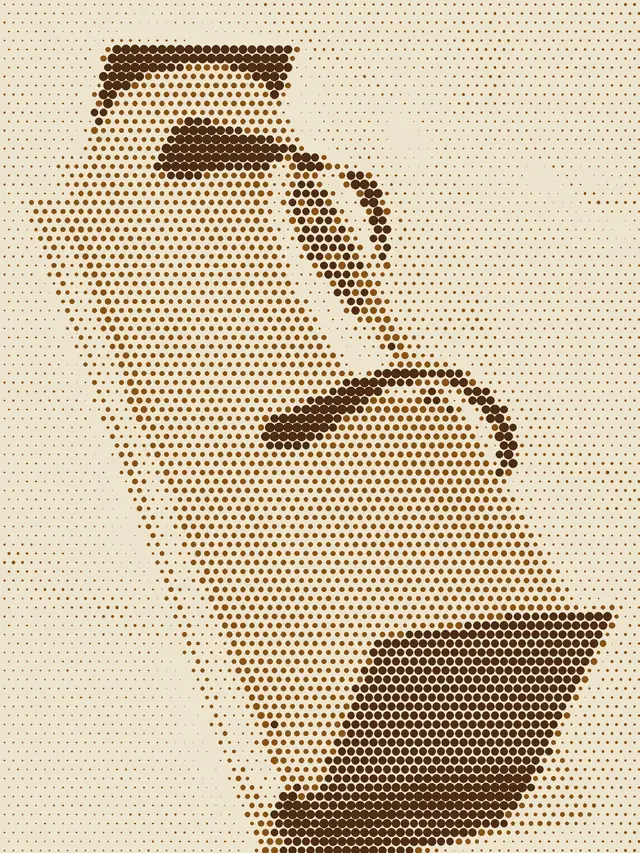
#> input picture c/img/noel1-halftone.webp, 640 x 853 px
$ python -i build_images.py   (imports and definitions only)
#> lines starting #> are read from the running program, lines starting #| are printed output that depends on the picture
#> `og = Image.new("RGB",(1200,630),PAPER); l=Image.open(os.path.join(OUT,..`:
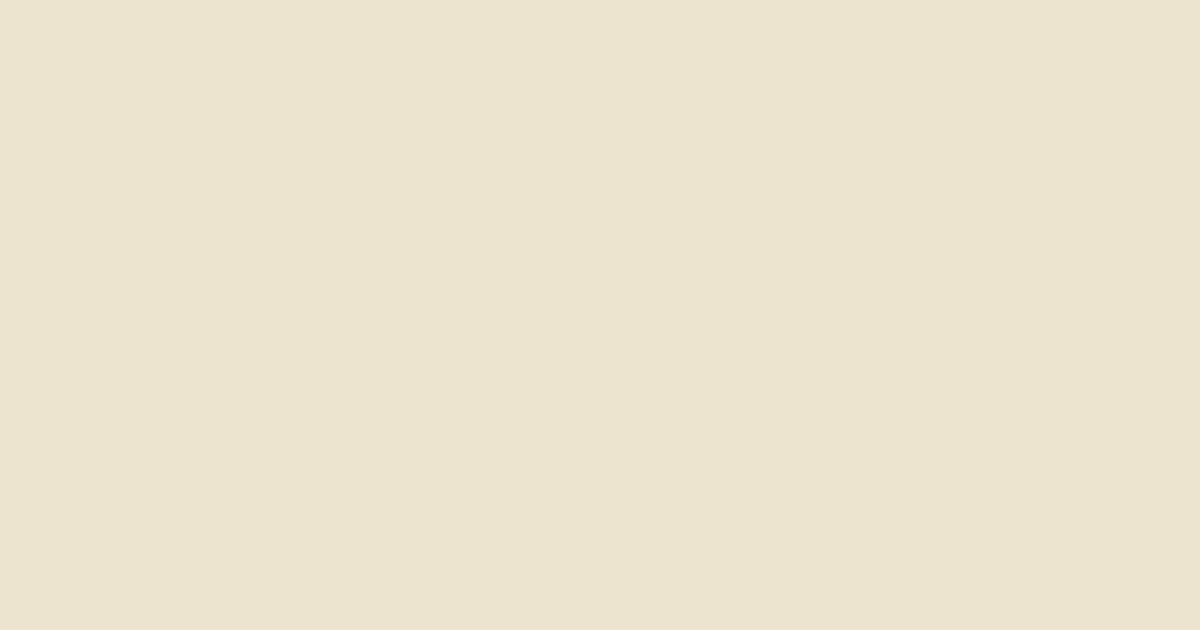
#> og: PIL image 1200x630 RGB; mean R, G, B 237, 228, 207
#> further down, picture is the input picture: PIL image 640x853 RGB; mean R, G, B 209, 192.7, 165.1
"""Genere img/ pour la direction c : polaroids WebP + trames halftone pre-rendues (Pillow)."""
import glob, math, os
from PIL import Image, ImageDraw, ImageOps
A = "g:/Mon Drive/Gestion Sites/clients/sonia/assets/"
OUT = os.path.join(os.path.dirname(os.path.abspath(__file__)), "img")
# [1 line not run here, left out]
def src(p): return Image.open(glob.glob(A + "instagram/" + p + "*.jpg")[0]).convert("RGB")
def crop(im, ratio, cy=0.5):
    w, h = im.size
    if w / h > ratio:
        nw = int(h * ratio); x = (w - nw) // 2; return im.crop((x, 0, x + nw, h))
    nh = int(w / ratio); y = int((h - nh) * cy); return im.crop((0, y, w, y + nh))
def save(im, name, w, q=80):
    h = round(w * im.size[1] / im.size[0]); im = im.resize((w, h), Image.LANCZOS)
    im.save(os.path.join(OUT, name), "WEBP", quality=q, method=6); print(name, im.size)
# hero polaroids (4:5)
# [5 lines not run here, left out]
# Noel
cards = [("noel1","901356557",3/4,.5),("noel2","760124607",4/5,.45),("noel3","719918813",4/5,.45)]
BR, PAPER = (77,44,20), (237,228,207)
def halftone(im, cell=9):
#> called with cell = 9
    g = ImageOps.autocontrast(im.convert("L"), cutoff=2); w, h = g.size
#> after `g = ImageOps.autocontrast(im.convert('L'), cutoff=2)`:
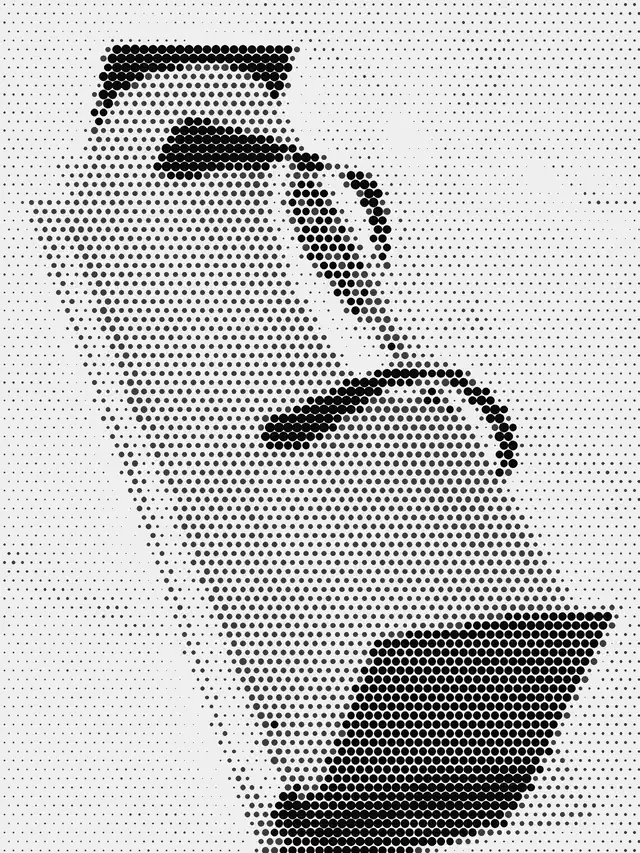
#> g: PIL image 640x853 L; min 0, max 255, mean 195.2
#> after `w, h = g.size`: w = 640; h = 853
    S = 3; big = Image.new("RGB", (w*S, h*S), PAPER); d = ImageDraw.Draw(big)
#> after `big = Image.new('RGB', (w * S, h * S), PAPER)`:
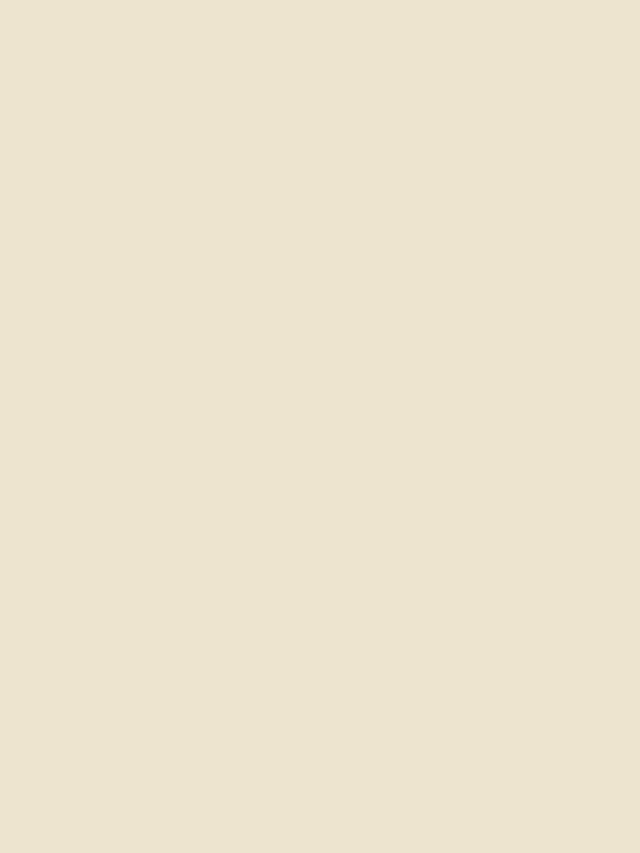
#> big: PIL image 1920x2559 RGB (shown at 1/3 size); mean R, G, B 237, 228, 207
    small = g.resize((w//cell+1, h//cell+1), Image.LANCZOS)
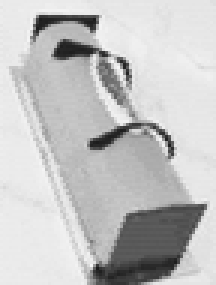
#> small: PIL image 72x95 L (shown 3 times larger); min 26, max 247, mean 195.2
    for j in range(small.size[1]):
        for i in range(small.size[0]):
            v = 1 - small.getpixel((i, j)) / 255
            r = (cell * S / 2) * math.sqrt(v) * 1.05
            if r < 0.6: continue
            cx, cy = (i + .5) * cell * S, (j + .5) * cell * S
            if (j % 2): cx += cell * S / 2
            d.ellipse((cx-r, cy-r, cx+r, cy+r), fill=(138,82,20) if v < .55 else BR)
    return big.resize((w, h), Image.LANCZOS)
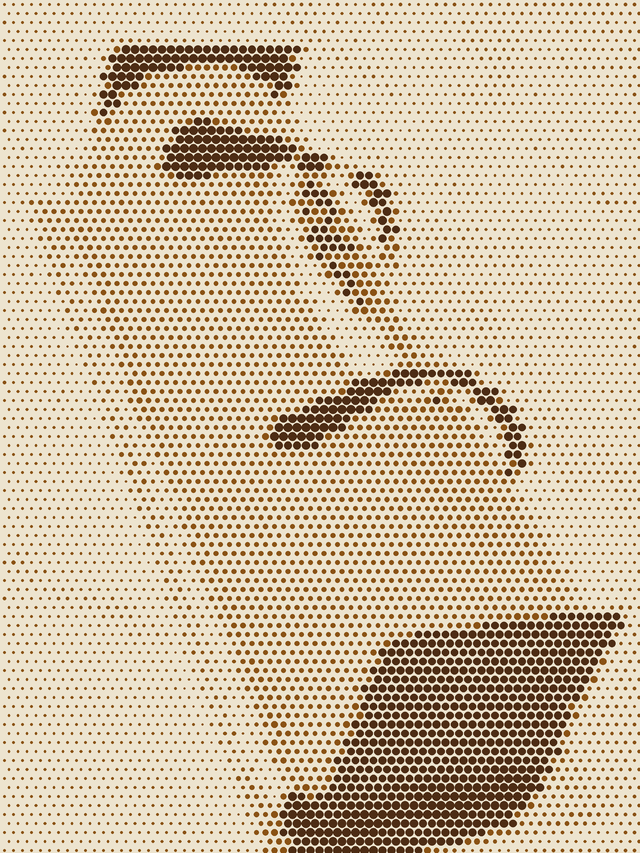
#> returned value: PIL image 640x853 RGB; mean R, G, B 208.9, 191.1, 164
# [11 lines not run here, left out]

>>> from PIL import Image
>>> picture = Image.open('img/noel1-halftone.webp')
>>> result = halftone(picture)

$ run again, on c/img/noel3-halftone.webp
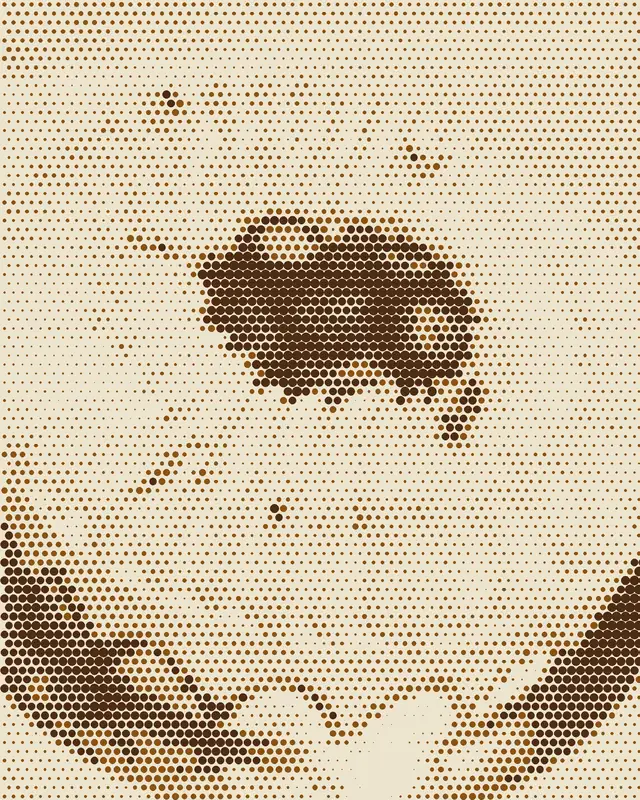
#> input picture c/img/noel3-halftone.webp, 640 x 800 px
#> picture is the input picture: PIL image 640x800 RGB; mean R, G, B 209.3, 193.2, 165.7
#> in halftone, `small = g.resize((w//cell+1, h//cell+1), Image.LANCZOS)`:
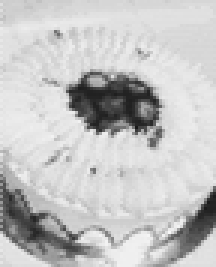
#> small: PIL image 72x89 L (shown 3 times larger); min 25, max 247, mean 195.7
#> in halftone, `return big.resize((w, h), Image.LANCZOS)`:
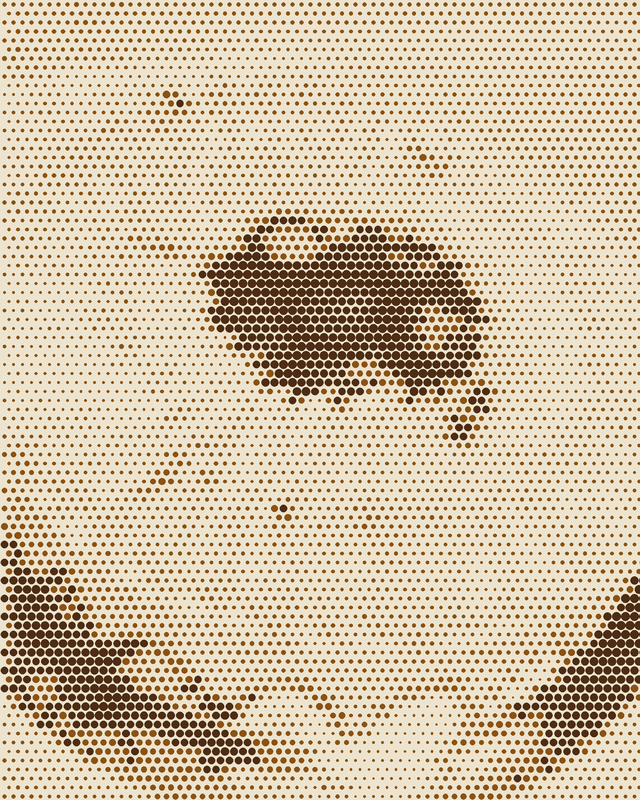
#> returned value: PIL image 640x800 RGB; mean R, G, B 209.2, 191.4, 164.3
